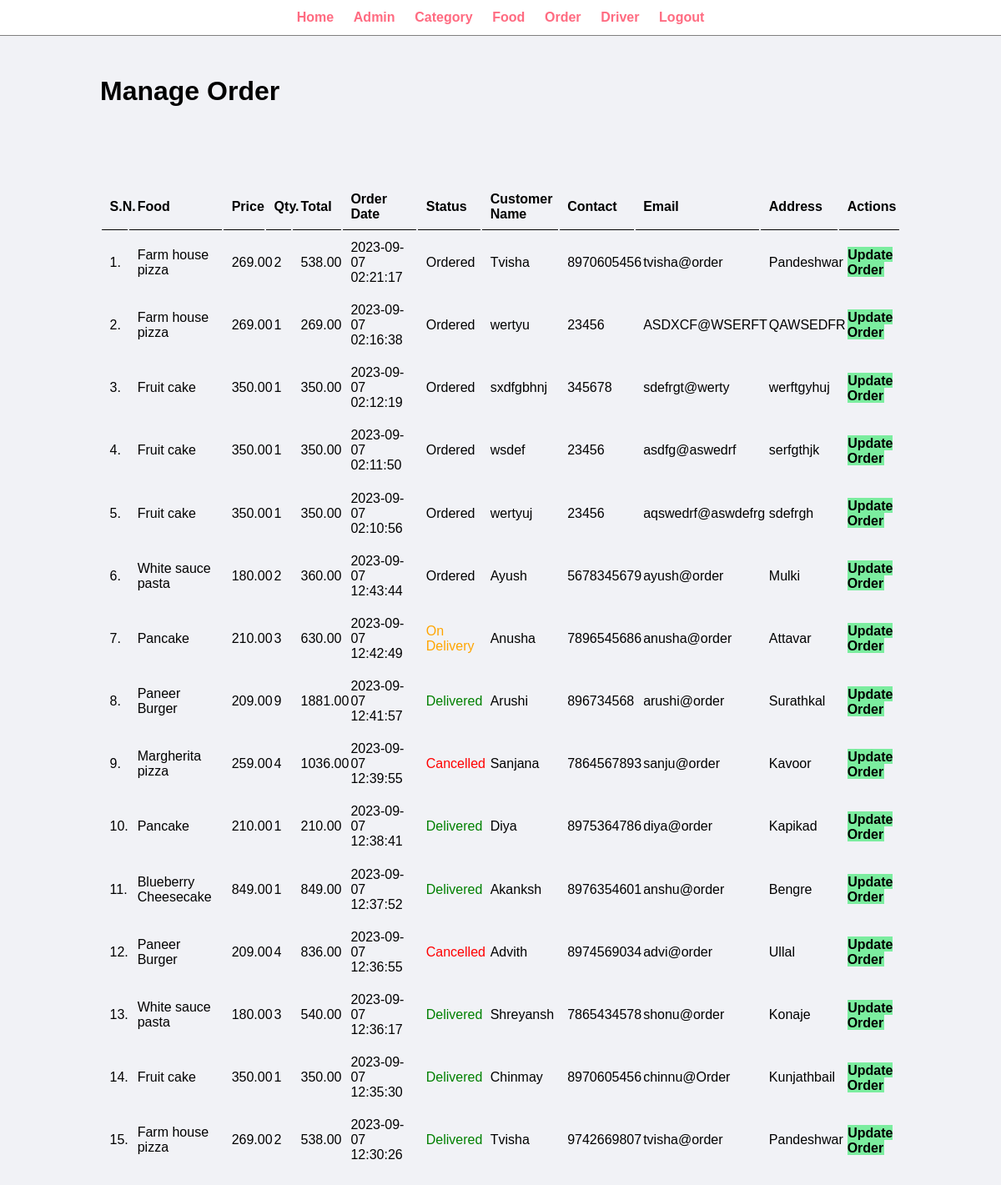
Page /admin/manage-order.php (signed in) on the committed database.
### tables this page shows
CREATE TABLE `tbl_order` (
  `order_id` int(10) UNSIGNED NOT NULL,
  `food` varchar(150) NOT NULL,
  `price` decimal(10,2) NOT NULL,
  `qty` int(11) NOT NULL,
  `total` decimal(10,2) NOT NULL,
  `order_date` datetime NOT NULL,
  `status` varchar(50) NOT NULL,
  `customer_name` varchar(150) NOT NULL,
  `customer_contact` varchar(20) NOT NULL,
  `customer_email` varchar(150) NOT NULL,
  `customer_address` varchar(255) NOT NULL
);

### admin/manage-order.php (the view, shortened to what this page needs)
<?php include('partials/menu.php'); ?>
<div class="main-content">
    <div class="wrapper">
        <h1>Manage Order</h1>
                <br /><br /><br />
                <br><br>
                <table class="tbl-full">
                    <tr>
                        <th>S.N.</th>
                        <th>Food</th>
                        <th>Price</th>
                        <th>Qty.</th>
                        <th>Total</th>
                        <th>Order Date</th>
                        <th>Status</th>
                        <th>Customer Name</th>
                        <th>Contact</th>
                        <th>Email</th>
                        <th>Address</th>
                        <th>Actions</th>
                    </tr>
                    <?php
                        $sql = "SELECT * FROM tbl_order ORDER BY order_id DESC";
                        $res = mysqli_query($conn, $sql);
                        $count = mysqli_num_rows($res);
                        $sn = 1;
                        if($count>0)
                        {
                            while($row=mysqli_fetch_assoc($res))
                            {
                                $order_id = $row['order_id'];
                                $food = $row['food'];
                                $price = $row['price'];
                                $qty = $row['qty'];
                                $total = $row['total'];
                                $order_date = $row['order_date'];
                                $status = $row['status'];
                                $customer_name = $row['customer_name'];
                                $customer_contact = $row['customer_contact'];
                                $customer_email = $row['customer_email'];
                                $customer_address = $row['customer_address'];
                                ?>
                                    <tr>
                                        <td><?php echo $sn++; ?>. </td>
                                        <td><?php echo $food; ?></td>
                                        <td><?php echo $price; ?></td>
                                        <td><?php echo $qty; ?></td>
                                        <td><?php echo $total; ?></td>
                                        <td><?php echo $order_date; ?></td>
                                        <td>
                                            <?php
                                                if($status=="Ordered")
                                                {
                                                    echo "<label>$status</label>";
                                                }
                                                elseif($status=="On Delivery")
                                                {
                                                    echo "<label style='color: orange;'>$status</label>";
                                                }
                                                elseif($status=="Delivered")
                                                {
                                                    echo "<label style='color: green;'>$status</label>";
                                                }
                                                elseif($status=="Cancelled")
                                                {
                                                    echo "<label style='color: red;'>$status</label>";
                                                }
                                            ?>
                                        </td>
                                        <td><?php echo $customer_name; ?></td>
                                        <td><?php echo $customer_contact; ?></td>
                                        <td><?php echo $customer_email; ?></td>
                                        <td><?php echo $customer_address; ?></td>
                                        <td>
                                            <a href="<?php echo SITEURL; ?>admin/update-order.php?order_id=<?php echo $order_id; ?>" class="btn-secondary">Update Order</a>
                                        </td>
                                    </tr>
                                <?php
                            }
                        }
                        else
                        {
                            echo "<tr><td colspan='12' class='error'>Orders not Available</td></tr>";
                        }
                    ?>
                </table>
    </div>
</div>

### css/admin.css (style rules this page uses)
* { margin: 0; padding: 0; font-family: Arial, Helvetica, sans-serif; }
.wrapper { padding: 1%; width: 80%; margin: 0 auto; }
.tbl-full { width: 100%; }
table tr th { border-bottom: 1px solid black; padding: 1%; text-align: left; }
table tr td { padding: 1%; }
.btn-secondary { background-color: #7bed9f; padding: 1%; color: black; text-decoration: none; font-weight: bold; }
.main-content { background-color: #f1f2f6; padding: 3% 0; }

### rows in the picture
tbl_order: food "Farm house pizza", price "269.00", qty "2", total "538.00", order_date "2023-09-07 02:21:17", status "Ordered", customer_name "Tvisha", customer_contact "8970605456", customer_email "tvisha@order", customer_address "Pandeshwar"
tbl_order: food "Farm house pizza", price "269.00", qty "1", total "269.00", order_date "2023-09-07 02:16:38", status "Ordered", customer_name "wertyu", customer_contact "23456", customer_email "ASDXCF@WSERFT", customer_address "QAWSEDFR"
tbl_order: food "Fruit cake", price "350.00", qty "1", total "350.00", order_date "2023-09-07 02:12:19", status "Ordered", customer_name "sxdfgbhnj", customer_contact "345678", customer_email "sdefrgt@werty", customer_address "werftgyhuj"
tbl_order: food "Fruit cake", price "350.00", qty "1", total "350.00", order_date "2023-09-07 02:11:50", status "Ordered", customer_name "wsdef", customer_contact "23456", customer_email "asdfg@aswedrf", customer_address "serfgthjk"
tbl_order: food "Fruit cake", price "350.00", qty "1", total "350.00", order_date "2023-09-07 02:10:56", status "Ordered", customer_name "wertyuj", customer_contact "23456", customer_email "aqswedrf@aswdefrg", customer_address "sdefrgh"
tbl_order: food "White sauce pasta", price "180.00", qty "2", total "360.00", order_date "2023-09-07 12:43:44", status "Ordered", customer_name "Ayush", customer_contact "5678345679", customer_email "ayush@order", customer_address "Mulki"
tbl_order: food "Pancake", price "210.00", qty "3", total "630.00", order_date "2023-09-07 12:42:49", status "On Delivery", customer_name "Anusha", customer_contact "7896545686", customer_email "anusha@order", customer_address "Attavar"
tbl_order: food "Paneer Burger", price "209.00", qty "9", total "1881.00", order_date "2023-09-07 12:41:57", status "Delivered", customer_name "Arushi", customer_contact "896734568", customer_email "arushi@order", customer_address "Surathkal"
tbl_order: food "Margherita pizza", price "259.00", qty "4", total "1036.00", order_date "2023-09-07 12:39:55", status "Cancelled", customer_name "Sanjana", customer_contact "7864567893", customer_email "sanju@order", customer_address "Kavoor"
tbl_order: food "Pancake", price "210.00", qty "1", total "210.00", order_date "2023-09-07 12:38:41", status "Delivered", customer_name "Diya", customer_contact "8975364786", customer_email "diya@order", customer_address "Kapikad"
tbl_order: food "Blueberry Cheesecake", price "849.00", qty "1", total "849.00", order_date "2023-09-07 12:37:52", status "Delivered", customer_name "Akanksh", customer_contact "8976354601", customer_email "anshu@order", customer_address "Bengre"
tbl_order: food "Paneer Burger", price "209.00", qty "4", total "836.00", order_date "2023-09-07 12:36:55", status "Cancelled", customer_name "Advith", customer_contact "8974569034", customer_email "advi@order", customer_address "Ullal"
tbl_order: food "White sauce pasta", price "180.00", qty "3", total "540.00", order_date "2023-09-07 12:36:17", status "Delivered", customer_name "Shreyansh", customer_contact "7865434578", customer_email "shonu@order", customer_address "Konaje"
tbl_order: food "Fruit cake", price "350.00", qty "1", total "350.00", order_date "2023-09-07 12:35:30", status "Delivered", customer_name "Chinmay", customer_contact "8970605456", customer_email "chinnu@Order", customer_address "Kunjathbail"
tbl_order: food "Farm house pizza", price "269.00", qty "2", total "538.00", order_date "2023-09-07 12:30:26", status "Delivered", customer_name "Tvisha", customer_contact "9742669807", customer_email "tvisha@order", customer_address "Pandeshwar"
